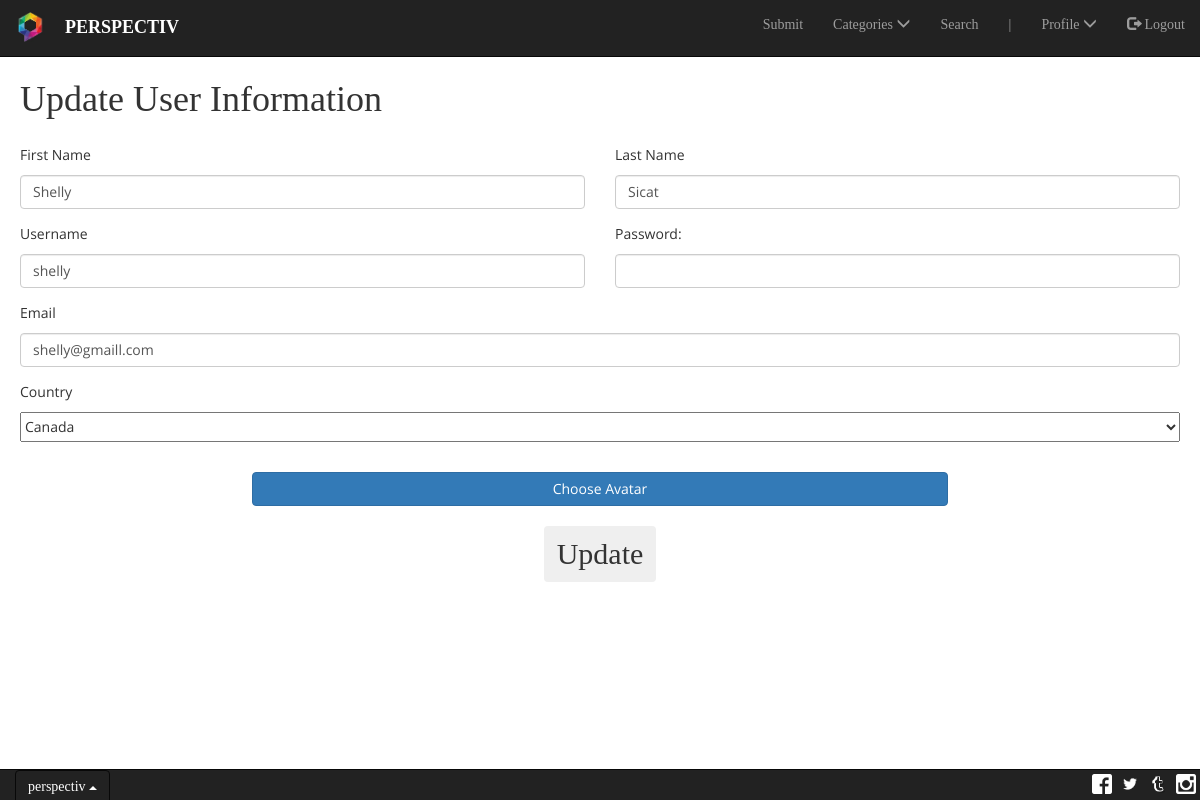
The page /Edit.php (signed in) on the database its author committed.
### tables this page shows
CREATE TABLE IF NOT EXISTS `user` (
  `UserID` varchar(6) NOT NULL,
  `Fname` char(255) NOT NULL,
  `Lname` char(255) NOT NULL,
  `username` char(255) NOT NULL,
  `email` varchar(255) DEFAULT NULL,
  `password` varchar(255) NOT NULL,
  `numImages` int(11) NOT NULL,
  PRIMARY KEY (`UserID`),
  UNIQUE KEY `username` (`username`,`email`)
);

### Edit.php (the view, shortened to what this page needs)
<?php
	$link = mysqli_connect("localhost", "root", "", "seng513_perspectiv");
	$user = $_SESSION['id'];
	$sql = "select * from user where UserID='$user'";
	$result = mysqli_query($link, $sql);
	$row = mysqli_fetch_assoc($result);
?>
<!DOCTYPE html>
<html lang="en" xmlns="http://www.w3.org/1999/xhtml">
<head>
    <link rel="stylesheet" href="http://maxcdn.bootstrapcdn.com/bootstrap/3.3.6/css/bootstrap.min.css">
    <link rel="stylesheet" href="Stylesheets/FormStylesheet.css" />
	<link rel="stylesheet" href="Stylesheets/navbar.css" />
</head>
<body>
    <nav class="navbar navbar-inverse navbar-fixed-top">
        <div class="container-fluid">
            <div class="navbar-header">
                <a class="navbar-brand" href="Home.php">
                    <img alt="Brand" class="brand" src="Stylesheets/Logo.jpg">
                </a>
                <p class="navbar-text" style="color: white; font-weight: bold; font-size: 18px;">PERSPECTIV
                </p>
            </div>
            <div class="collapse navbar-collapse" id="Navbar">
                <ul class="nav navbar-nav navbar-right">
                    <?php
						if (isset($_SESSION['login_user']))
							echo '<li><a href="Submit.php">Submit</a></li>';
					?>
                    <li class="dropdown">
                        <a class="dropdown-toggle" data-toggle="dropdown" href="#">Categories  <span class="glyphicon glyphicon-menu-down"><small></small></span></a>
                    </li>
                    <li><a href="Search.php">Search</a></li>
                    <li><p class="navbar-text hidden-sm hidden-xs"> | </p></li>
					<?php
						if (!isset($_SESSION['login_user']))
						{
							echo '<li><a href="Signup.php"><span class="glyphicon glyphicon-user"></span> Sign Up</a></li>';
							echo '<li><a href="Login.php"><span class="glyphicon glyphicon-log-in"></span> Login</a></li>';
						}
						else
						{
							echo '<li class="dropdown">
									<a class="dropdown-toggle" data-toggle="dropdown" href="#">Profile  <span class="glyphicon glyphicon-menu-down"><small></small></span></a>
									<ul class="dropdown-menu">
										<li><a href="Edit.php">Edit Profile</a></li>
										<li class="divider"></li>
										<li><a href="?page=user"><span class="glyphicon glyphicon-user"></span> Profile</a></li>
									</ul>
								</li>';
							echo '<li><a href="Logout.php"><span class="glyphicon glyphicon-log-out"></span> Logout</a></li>';
						}
					?>
                </ul>
            </div>
        </div>
    </nav>
	<nav class="navbar navbar-xs navbar-inverse navbar-fixed-bottom">
		<div class="container-fluid">
			<div class="footer-text navbar-header">
				<div class="dropup">
					<button class="btn dropdown-toggle inverse-dropdown" type="button" id="footer-dropdown" data-toggle="dropdown" aria-haspopup="true" aria-expanded="false">
					perspectiv
						<span class="caret"></span>
					</button>
				</div>
			</div>
			<ul class="nav navbar-nav navbar-right">
				<li><a class="footer-link" style="padding: 0px 0px" href="http://www.facebook.com">
					<img class="footer-btn" src="Assets/brand_assets/fb/FB-f-Logo__white_29.png"/></a></li>
				<li><a class="footer-link" style="padding: 0px 0px" href="http://www.twitter.com">
					<img class="footer-btn" src="Assets/brand_assets/twitter/TwitterLogo_white.png"/></a></li>
				<li><a class="footer-link" style="padding: 0px 0px" href="http://www.tumblr.com">
					<img class="footer-btn" src="Assets/brand_assets/tumblr/tumblr_logo_white_transparent-32.png"/></a></li>
				<li><a class="footer-link" style="padding: 0px 0px" href="http://www.instagram.com">
					<img class="footer-btn" src="Assets/brand_assets/insta/ig_glyph_logo.png"/></a></li>
			</ul>
		</div>
	</nav>
    <h1 id="title">Update User Information</h1>
    <div class="row">
        <form class = "form-signup" id="signup" name="signupForm" method = "post" action = "UpdatingUser.php" enctype="multipart/form-data">
            <div class="col-xs-12 col-sm-12 col-md-6">
                <p id="form-label">First Name</p>
				<?php
					echo '<input name="firstname" id="firstname" type="text" class="form-control" value="' . $row["Fname"] . '" autofocus required>';
				?>
            </div>
            <div class="col-xs-12 col-sm-12 col-md-6">
                <p id="form-label">Last Name</p>
                <?php
					echo '<input name="lastname" id="lastname" type="text" class="form-control" value="' . $row["Lname"] . '" autofocus required>';
				?>
            </div>
            <div class="col-xs-12 col-sm-12 col-md-6">
                <p id="form-label">Username</p>
                <?php
					echo '<input name="username" id="username" type="text" class="form-control" value="' . $row["username"] . '" autofocus required>';
				?>
            </div>
            <div class="col-xs-12 col-sm-12 col-md-6">
                <p id="form-label">Password:</p>
                <input name = "password" id = "password" input type="password" class="form-control" required/>
            </div>
            <div class="col-xs-12">
                <p id="form-label">Email</p>
                <?php
					echo '<input name="email" id="email" type="text" class="form-control" value="' . $row["email"] . '" autofocus required>';
				?>
            </div>
            <div class="col-xs-12">
                <p id="form-label">Country</p>
                <select name="Country" id="form-dropdown">
                    <option>Canada</option>
                </select>
            </div>
			<div class="col-xs-12">
				<div class="fileUpload btn btn-primary">
					<span>Choose Avatar</span>
				</div>
			</div>
			<div class="col-xs-12">
				<button type="login" class="btn" id="form-submit">Update</button>
			</div>
        </form>
    </div>
</body>
</html>

### Stylesheets/FormStylesheet.css (style rules this page uses)
body { padding-top: 60px; padding-bottom: 20px; margin-left: 20px; margin-right: 20px; font-family: 'Open Sans', sans-serif; }
#title { font-family: 'CodePro'; }
#form-label { margin-top: 15px; margin-bottom: 10px; }
#form-dropdown { width: 100%; height: 30px; }
#form-submit { font-size: 30px; text-align: center; position: relative; margin-top: 20px; margin-bottom: 20px; margin-left: auto; margin-right: auto; display: block; font-family: 'CodePro'; }
.fileUpload { position: relative; overflow: hidden; margin-top: 30px; text-align: center; margin-left: auto; margin-right: auto; display: block; width: 60%; margin-top: 30px; }

### Stylesheets/navbar.css (style rules this page uses)
.navbar { font-family: 'CodePro'; }
.navbar-xs { min-height: 20px; height: 20px; }
.navbar-xs .navbar-nav > li > a { padding-top: 5px; padding-bottom: 5px; line-height: 20px; }
.brand { width: 30px; height: 30px; }
.footer-link { padding: 0px 0px; text-decoration: none; }
.footer-btn { width: 20px; height: 20px; margin-top: 4px; margin-left: 4px; margin-right: 4px; }
.navbar-fixed-bottom { padding-bottom: 30px; }
#footer-dropdown { color: white; }
@media only screen and (min-width: 992px) { .brand { margin-right: -10px; margin-top: -3px; } }

### rows shown on the page
user: firstname "Shelly", lastname "Sicat", username "shelly", email "shelly@gmaill.com"
